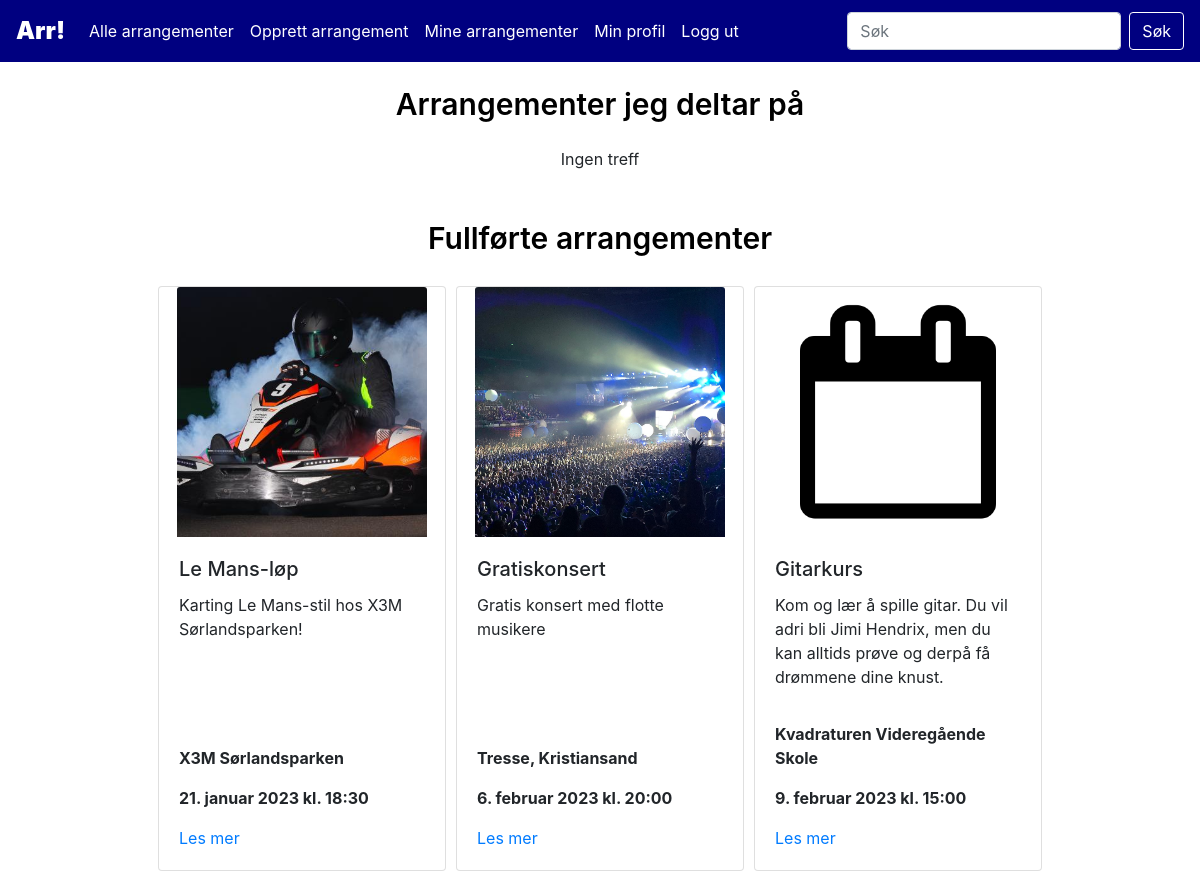
Page /showAll.php?key=guest (signed in) on the earlier database version.
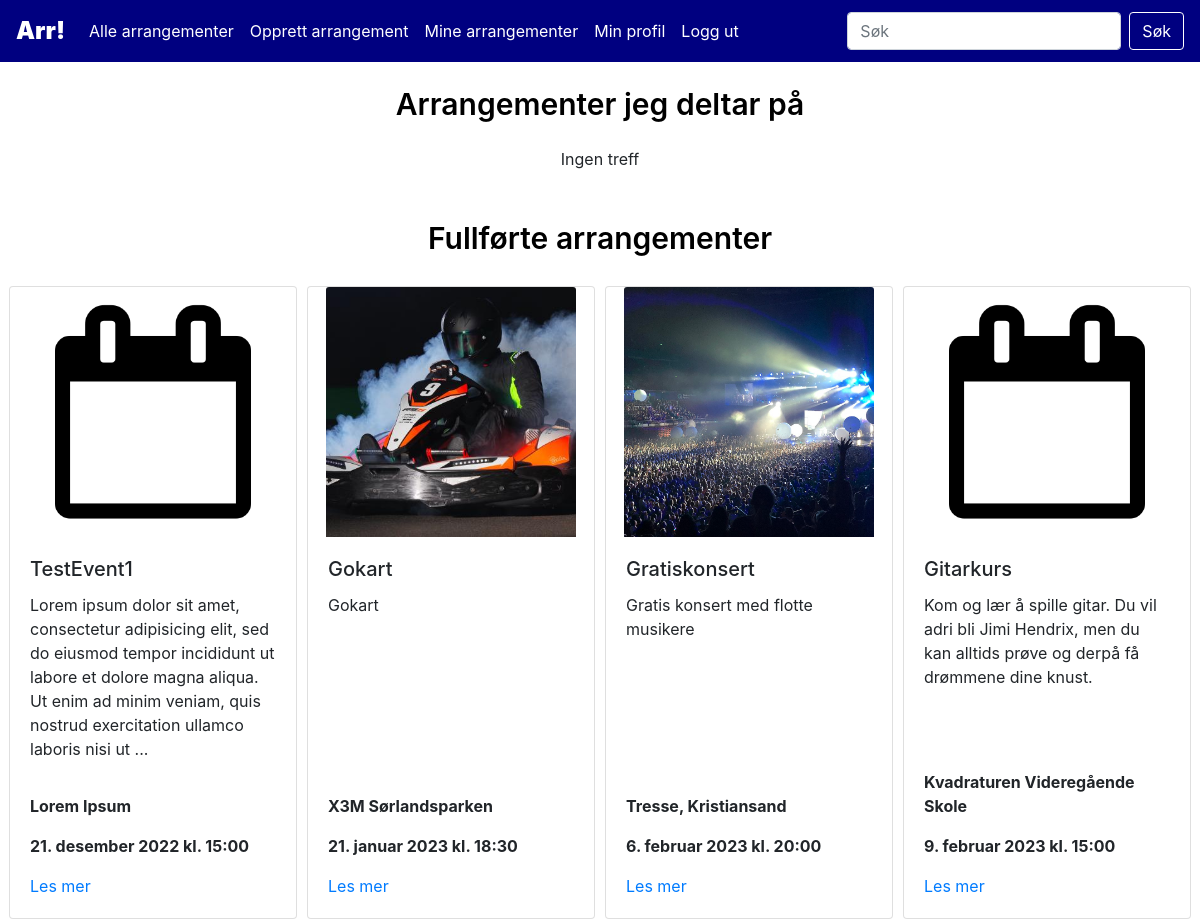
Same page on the later database version.
### tables this page shows
CREATE TABLE `bookings` (
  `booking_id` int(10) NOT NULL,
  `user_id` int(10) NOT NULL,
  `event_id` int(10) NOT NULL
);

CREATE TABLE `events` (
  `event_id` int(10) NOT NULL,
  `title` varchar(100) NOT NULL,
  `info` varchar(1000) NOT NULL,
  `host` int(10) NOT NULL,
  `location` varchar(200) NOT NULL,
  `time` datetime NOT NULL,
  `category_id` int(10) NOT NULL,
  `endtime` datetime DEFAULT NULL,
  `ticketprice` varchar(10) DEFAULT NULL,
  `website` varchar(200) DEFAULT NULL,
  `img_path` varchar(200) DEFAULT NULL
);

### assets/lib/class.Booking.php (called while the page is built, shortened)
<?php
class Booking{
    function getBookings($number, $userID, $comingEvents){
        $dbConn = new DbConn();
        $conn = $dbConn->connect();
        if($number == null){
            $limit = ";";
        }
        else{
            $limit = " LIMIT $number;";
        }
        if($comingEvents){
            $time = " AND time >= CURRENT_DATE ";
        }
        else $time = " AND time < CURRENT_DATE ";
        $sql = "SELECT bookings.event_id as event_id, title, info, time, location
        FROM eventhandling.bookings
        INNER JOIN events ON bookings.event_id = events.event_id
        INNER JOIN users ON events.host = users.user_id
        INNER JOIN categories ON events.category_id = categories.category_id
        WHERE bookings.user_id = $userID" . $time .
        "ORDER BY time ASC" . $limit;
        $result = $conn->query($sql);
        return $result;
    }
}
?>

### assets/lib/class.Display.php (the view)
<?php
    class Display{
        function displayCards($result){
            if ($result->num_rows > 0) {
                echo "<div class=\"flex-container\">";
                while($row = $result->fetch_assoc()) {
                    $datetime = new DateTimeImmutable($row['time']);
                    if(file_exists("assets/img/event" . $row['event_id'] . ".jpg")) $img = $img = "assets/img/event" . $row['event_id'] . ".jpg";
                    else $img = "assets/img/stock.png";
                    if(strlen($row['info']) > 200){
                        $info = substr($row["info"],0,200) . "...";
                    }
                    else $info = $row['info'];
                    echo "
                    <div class=\"card\" style=\"width: 18rem;\">
                    <div class=\"card-img\">
                        <img class=\"card-img-top\" src=\"" . $img . "\" alt=\"Arrangementsbilde\">
                    </div>
                    <div class=\"card-body d-flex flex-column\">
                        <h5 class=\"card-title\">" . $row["title"] . "</h5>
                        <p class=\"card-text\">$info</p>
                    </div>
                    <div class=\"card-footer\">
                        <p class=\"card-text\"><strong>" . $row["location"] . "</strong></p>
                        <p class=\"card-text\"><strong>" . self::formatDatetime($datetime) . "</strong></p>
                        <a href=\"event.php?event_id=" . $row['event_id'] . "\" class\"btn btn-primary\">Les mer</a>
                    </div>
                    </div>
                    ";
                }
                echo "</div>";
                }
                else {
                echo "<div class='no-results'><text>Ingen treff</text></div>";
            }
        }
        function translateMonth($month){
            return $translated = match($month){
                "January"=>"januar",
                "February"=>"februar",
                "March"=>"mars",
                "April"=>"april",
                "May"=>"mai",
                "June"=>"juni",
                "July"=>"juli",
                "August"=>"august",
                "September"=>"september",
                "October"=>"oktober",
                "November"=>"november",
                "December"=>"desember"
            };
        }
        function formatDatetime($datetime){
            $formattedDatetime = $datetime->format('j.') . " " . self::translateMonth($datetime->format('F')) . " " . $datetime->format('Y') . " kl. " . $datetime->format('H:i');
            return $formattedDatetime;
        }
    }
?>

### assets/inc/header.php (shortened to what this page needs)
<head>
    <link rel="stylesheet" href="https://cdn.jsdelivr.net/npm/bootstrap@4.3.1/dist/css/bootstrap.min.css"
>
    <link rel="stylesheet" href="/eventhaandteringssystem/www/assets/css/styles.css">
</head>
<nav class="navbar navbar-expand-lg navbar-dark bg-primary">
  <a class="navbar-brand" href="/eventhaandteringssystem/www/index.php">Arr!</a>
  <div class="collapse navbar-collapse" id="navbarSupportedContent">
    <ul class="navbar-nav mr-auto">
      <li class="nav-item">
        <a class="nav-link active" href="/eventhaandteringssystem/www/allEvents.php">Alle arrangementer</a>
      </li>
      <li class="nav-item active">
        <a class="nav-link" href="/eventhaandteringssystem/www/createevent.php">Opprett arrangement</a>
      </li>
      <li class="nav-item active">
        <a class="nav-link" href="/eventhaandteringssystem/www/mineArrangementer.php">Mine arrangementer</a>
      </li>
      <li class="nav-item active">
        <a class="nav-link" href="/eventhaandteringssystem/www/minprofil.php">Min profil</a>
      </li>
      <?php
      if(isset($_SESSION['LOGGED_IN']) && $_SESSION['LOGGED_IN'] == true){
      echo '<li class="nav-item active">
              <a class="nav-link" href="/eventhaandteringssystem/www/logout.php">Logg ut</a>
            </li>';
      }
      ?>
    </ul>
    <form class="form-inline my-2 my-lg-0">
      <input class="form-control mr-sm-2" type="search" placeholder="Søk" aria-label="Search">
      <button class="btn btn-outline-success my-2 my-sm-0" type="submit">Søk</button>
    </form>
  </div>
</nav>

### showAll.php (shortened to what this page needs)
<?php
require __DIR__."/assets/inc/header.php";
require __DIR__."/assets/lib/class.Display.php";
require __DIR__."/assets/lib/class.Booking.php";
echo "<div class='main'>";
$user = $_SESSION['USER_ID'];
if($_REQUEST['key'] == 'guest'){
    echo "<div class='headline'>
    <text>Arrangementer jeg deltar på</text>
    </div>";
    $bookings = new Booking();
    $results = $bookings->getBookings(null, $user, true);
    $display = new Display();
    $display->displayCards($results);
    echo "<div class='headline'>
    <text>Fullførte arrangementer</text>
    </div>";
    $bookings = new Booking();
    $results = $bookings->getBookings(null, $user, false);
    $display = new Display();
    $display->displayCards($results);
}

### assets/css/styles.css (style rules this page uses)
.navbar { position:fixed; top: 0; width: 100%; z-index: 1; }
.main { margin-top: 62px; }
.nav-link { color: var(text-light) !important; }
.headline { display: flex; justify-content: center; padding: 20px 0px !important; font-size: 30px; font-weight: 600; color: var(--text-dark) !important; }
.bg-primary { background-color: var(--header-bg) !important; }
.navbar-brand { font-weight: 1000; font-size: x-large; }
.btn-outline-success { color: var(--text-light); background-color: var(--header-bg); border-color: var(--text-light); }
.flex-container { display: flex !important; flex-direction: row !important; flex-wrap: wrap !important; justify-content: center; }
.card { margin: 5px; }
.card-img { display: flex; justify-content: center; }
.card-img img { height: 250px; max-width: 250px; object-fit: cover; width: auto; }
.card-footer { padding-left: 1.25rem; padding-bottom: 1.25rem; background-color: rgba(0,0,0,0); border-top: 1px solid rgba(0,0,0,0); }
.no-results { display: flex; justify-content: center; margin-bottom: 25px; }

Differences in the rows shown:
removed bookings: event.title "Le Mans-løp", event.info "Karting Le Mans-stil hos X3M Sørlandsparken!", event.location "X3M Sørlandsparken", event.time "21. januar 2023 kl. 18:30"
added bookings: event.title "TestEvent1", event.info "Lorem ipsum dolor sit amet, consectetur adipisicing elit, sed do eiusmod tempor incididunt ut labore et dolore magna aliqua. Ut enim ad minim veniam, quis nostrud exercitation ullamco laboris nisi ut ...", event.location "Lorem Ipsum", event.time "21. desember 2022 kl. 15:00"
added bookings: event.title "Gokart", event.info "Gokart", event.location "X3M Sørlandsparken", event.time "21. januar 2023 kl. 18:30"
